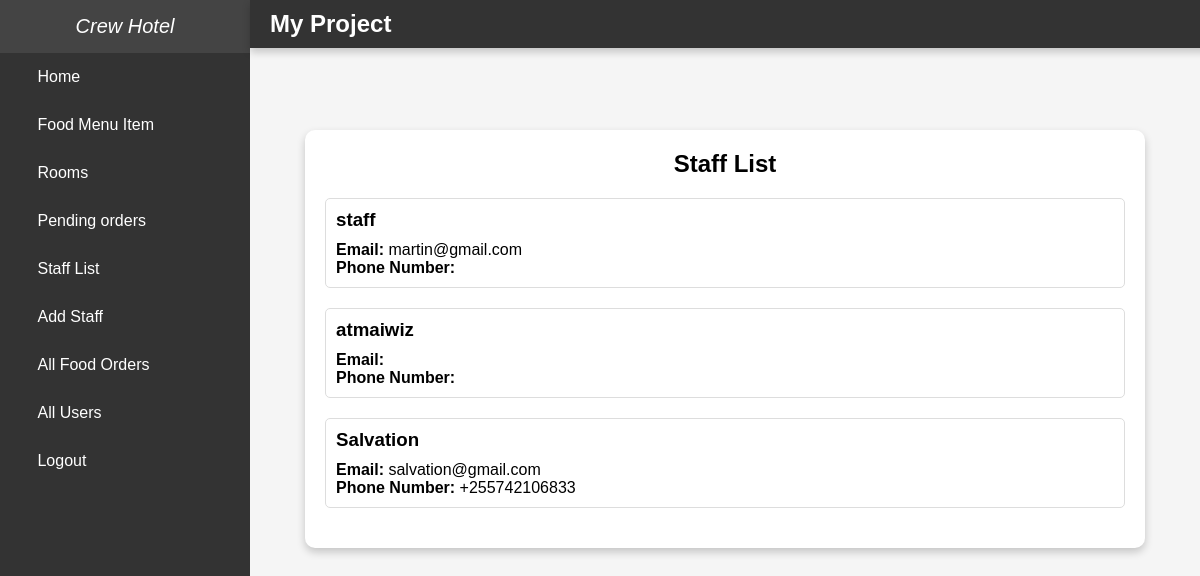
Page /staff_list/ (signed in) on the committed database.
### hotel/models.py (models this page shows, shortened)
class CustomUser(AbstractUser):
    is_manager = models.BooleanField(default=False)
    is_staff = models.BooleanField(default=False)
    is_guest = models.BooleanField(default=False)

class StaffProfile(models.Model):
    user = models.OneToOneField(settings.AUTH_USER_MODEL, on_delete=models.CASCADE)
    phone_number = models.CharField(max_length=20)

### hotel/views.py (the view)
# urls.py: path('staff_list/', views.staff_list, name='staff_list'),  # Added URL pattern for viewing orders
@login_required
def staff_list(request):
    if not request.user.is_manager:
        messages.error(request, "You do not have permission to view this page.")
        return redirect('home')
    staff_members = CustomUser.objects.filter(is_staff=True)
    return render(request, 'staff_list.html', {'staff_members': staff_members})

### templates/staff_list.html (shortened to what this page needs)
{% extends 'side_bar.html'%}
{% block main_b %}
<!DOCTYPE html>
<html>
<head>
</head>
<body>
    <div class="container">
        <h2>Staff List</h2>
        {% for staff in staff_members %}
        <div class="staff-member">
            <h3>{{ staff.username }}</h3>
            <p><strong>Email:</strong> {{ staff.email }}</p>
            <p><strong>Phone Number:</strong> {{ staff.staffprofile.phone_number }}</p>
        </div>
        {% endfor %}
    </div>
</body>
</html>
{% endblock %}

### static/css/home.css (style rules this page uses)
* { margin: 0; padding: 0; font-family: 'Poppins', sans-serif; }

### templates/side_bar.html (style rules this page uses)
body { font-family: Arial, sans-serif; margin: 0; padding: 0; display: flex; min-height: 100vh; overflow-x: hidden; }

### templates/staff_list.html (style rules this page uses)
body { font-family: Arial, sans-serif; margin: 0; padding: 0; background-color: #f5f5f5; }
.container { max-width: 800px; margin: 50px auto; background-color: #fff; padding: 20px; border-radius: 10px; box-shadow: 0 4px 8px rgba(0, 0, 0, 0.2); }
.container h2 { text-align: center; margin-bottom: 20px; }
.staff-member { margin-bottom: 20px; padding: 10px; border: 1px solid #ddd; border-radius: 5px; }
.staff-member h3 { margin: 0 0 10px; }

### rows in the picture
CustomUser: username "staff", email "martin@gmail.com"
CustomUser: username "atmaiwiz"
CustomUser: username "Salvation", email "salvation@gmail.com", staffprofile.phone_number "+255742106833"
